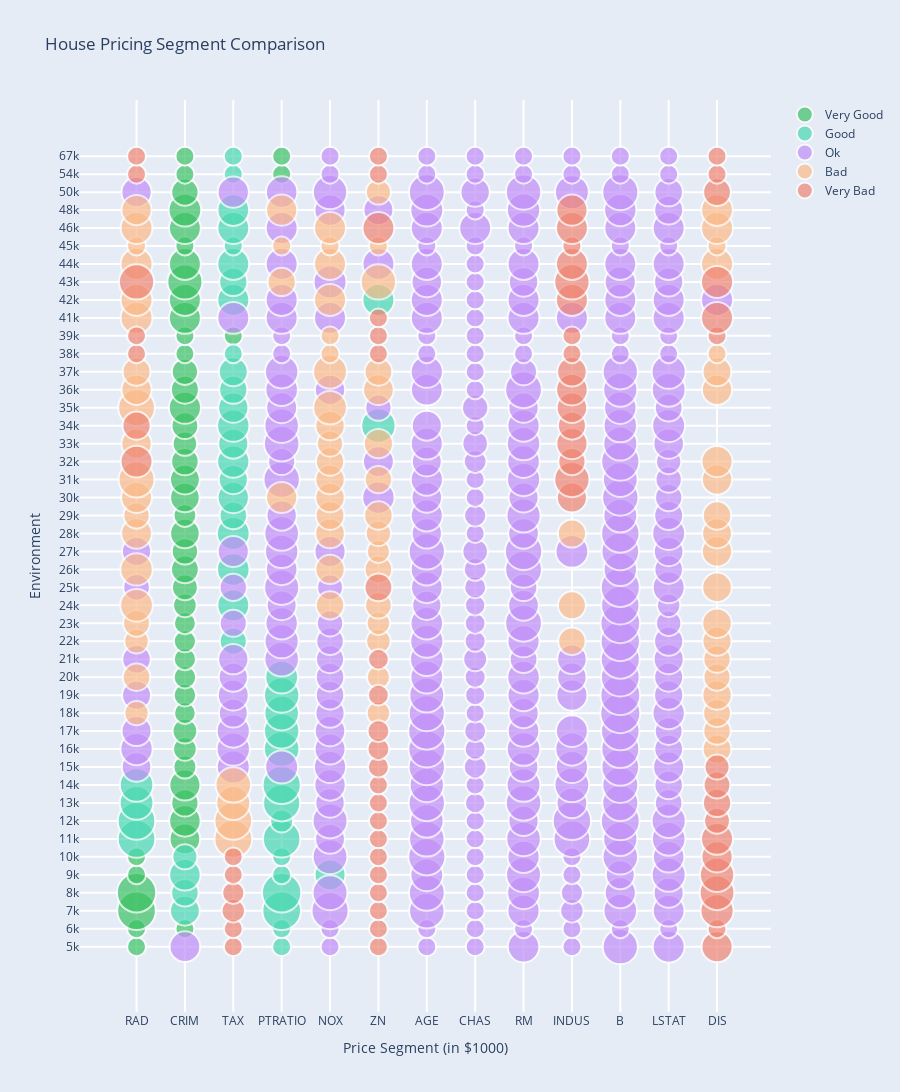

This figure's notebook cell:
### Code cell
import plotly.graph_objects as go
import plotly.express as px
import math

# Load data, define hover text and bubble size
data = df_grp
data = data.sort_values(by=['price_segment_int'])

hover_text = []
bubble_size = []

for index, row in data.iterrows():
    hover_text.append(('{}: Description<br>{}  <br>').format(
            row['variable'],
            row['value']
        )
    )
    bubble_size.append((row['value_percent'])*550 + 150)

data['text'] = hover_text
data['size'] = bubble_size
sizeref = 2.*max(data['size'])/(40**2)

# Dictionary with dataframes for each label
label_data = {label:data.query("label == '%s'" %label) for label in grp }
          
        
# Create figure
fig = go.Figure()

for label_name, label in label_data.items():
    fig.add_trace(go.Scatter(
            x=label['variable'], 
            y=label['price_segment'],
            name=label_name, text=label['text'],
            marker_size=label['size'],
            marker_color=label['color']
        ))

# # Tune marker appearance and layout
fig.update_traces(
    mode='markers', 
    marker=dict(
        sizemode='area',
        sizeref=sizeref, 
        line_width=2,
    )
)

fig.update_layout(
    title='House Pricing Segment Comparison',
    yaxis=dict(
        title='Environment',
        gridcolor='white',
        gridwidth=2,
    ),
    xaxis=dict(
        title='Price Segment (in $1000)',
        gridcolor='white',
        gridwidth=2,
    ),
    height=1800,
    paper_bgcolor='rgb(229, 236, 246)',
    plot_bgcolor='rgb(229, 236, 246)',
)
fig.show()

### Figure 1 — Plotly figure (JSON) as saved in the notebook; plotly's stock layout.template omitted (floating-point values rounded to 4 significant figures; data arrays with more than 128 entries replaced by an {"elided": "..."} marker saying what was removed)
{"data": [{"marker": {"color": ["#3bc264", "#3bc264", "#3bc264", "#3bc264", "#3bc264", "#3bc264", "#3bc264", "#3bc264", "#3bc264", "#3bc264", "#3bc264", "#3bc264", "#3bc264", "#3bc264", "#3bc264", "#3bc264", "#3bc264", "#3bc264", "#3bc264", "#3bc264", "#3bc264", "#3bc264", "#3bc264", "#3bc264", "#3bc264", "#3bc264", "#3bc264", "#3bc264", "#3bc264", "#3bc264", "#3bc264", "#3bc264", "#3bc264", "#3bc264", "#3bc264", "#3bc264", "#3bc264", "#3bc264", "#3bc264", "#3bc264", "#3bc264", "#3bc264", "#3bc264", "#3bc264", "#3bc264", "#3bc264", "#3bc264", "#3bc264", "#3bc264"], "line": {"width": 2}, "size": [150, 150, 150, 623, 645, 150, 150, 392, 414, 309.5, 403, 221.5, 232.5, 254.5, 194, 210.5, 210.5, 205, 205, 199.5, 232.5, 276.5, 320.5, 287.5, 364.5, 216, 364.5, 370, 315, 249, 298.5, 430.5, 326, 287.5, 150, 150, 150, 425, 425, 513, 425, 150, 425, 447, 309.5, 150, 150, 150, 150], "sizemode": "area", "sizeref": 0.8337}, "mode": "markers", "name": "Very Good", "text": ["RAD: Description<br>24.0  <br>", "CRIM: Description<br>9.91655  <br>", "RAD: Description<br>24.0  <br>", "RAD: Description<br>21.142857142857142  <br>", "RAD: Description<br>22.0  <br>", "RAD: Description<br>24.0  <br>", "RAD: Description<br>24.0  <br>", "CRIM: Description<br>9.069615555555554  <br>", "CRIM: Description<br>7.794621000000001  <br>", "CRIM: Description<br>6.89912541666667  <br>", "CRIM: Description<br>4.874926666666666  <br>", "CRIM: Description<br>6.90529625  <br>", "CRIM: Description<br>4.3636520625  <br>", "CRIM: Description<br>3.5909527272727275  <br>", "CRIM: Description<br>0.4587224  <br>", "CRIM: Description<br>1.722073243243243  <br>", "CRIM: Description<br>1.4852402777777778  <br>", "CRIM: Description<br>1.478128064516129  <br>", "CRIM: Description<br>0.5331877142857143  <br>", "CRIM: Description<br>1.2041970270270272  <br>", "CRIM: Description<br>0.21193269230769235  <br>", "CRIM: Description<br>1.3426572727272728  <br>", "CRIM: Description<br>0.13158250000000002  <br>", "CRIM: Description<br>3.6917077777777774  <br>", "CRIM: Description<br>0.07251400000000001  <br>", "CRIM: Description<br>0.564611  <br>", "CRIM: Description<br>0.31679142857142856  <br>", "CRIM: Description<br>0.34011125  <br>", "CRIM: Description<br>0.075715  <br>", "CRIM: Description<br>0.11574333333333334  <br>", "CRIM: Description<br>0.042752  <br>", "CRIM: Description<br>0.12060500000000002  <br>", "CRIM: Description<br>0.24888333333333332  <br>", "CRIM: Description<br>0.140102  <br>", "CRIM: Description<br>0.12082999999999999  <br>", "TAX: Description<br>193.0  <br>", "CRIM: Description<br>0.06588  <br>", "CRIM: Description<br>0.899435  <br>", "CRIM: Description<br>0.195355  <br>", "CRIM: Description<br>0.3854966666666666  <br>", "CRIM: Description<br>0.165355  <br>", "CRIM: Description<br>0.03578  <br>", "CRIM: Description<br>0.17974  <br>", "CRIM: Description<br>0.29556999999999994  <br>", "CRIM: Description<br>2.7034118750000005  <br>", "PTRATIO: Description<br>23.0  <br>", "CRIM: Description<br>0.44433  <br>", "PTRATIO: Description<br>23.0  <br>", "CRIM: Description<br>0.77763  <br>"], "type": "scatter", "x": ["RAD", "CRIM", "RAD", "RAD", "RAD", "RAD", "RAD", "CRIM", "CRIM", "CRIM", "CRIM", "CRIM", "CRIM", "CRIM", "CRIM", "CRIM", "CRIM", "CRIM", "CRIM", "CRIM", "CRIM", "CRIM", "CRIM", "CRIM", "CRIM", "CRIM", "CRIM", "CRIM", "CRIM", "CRIM", "CRIM", "CRIM", "CRIM", "CRIM", "CRIM", "TAX", "CRIM", "CRIM", "CRIM", "CRIM", "CRIM", "CRIM", "CRIM", "CRIM", "CRIM", "PTRATIO", "CRIM", "PTRATIO", "CRIM"], "y": ["5k", "6k", "6k", "7k", "8k", "9k", "10k", "11k", "12k", "13k", "14k", "15k", "16k", "17k", "18k", "19k", "20k", "21k", "22k", "23k", "24k", "25k", "26k", "27k", "28k", "29k", "30k", "31k", "32k", "33k", "34k", "35k", "36k", "37k", "38k", "39k", "39k", "41k", "42k", "43k", "44k", "45k", "46k", "48k", "50k", "54k", "54k", "67k", "67k"]}, {"marker": {"color": ["#49d8b2", "#49d8b2", "#49d8b2", "#49d8b2", "#49d8b2", "#49d8b2", "#49d8b2", "#49d8b2", "#49d8b2", "#49d8b2", "#49d8b2", "#49d8b2", "#49d8b2", "#49d8b2", "#49d8b2", "#49d8b2", "#49d8b2", "#49d8b2", "#49d8b2", "#49d8b2", "#49d8b2", "#49d8b2", "#49d8b2", "#49d8b2", "#49d8b2", "#49d8b2", "#49d8b2", "#49d8b2", "#49d8b2", "#49d8b2", "#49d8b2", "#49d8b2", "#49d8b2", "#49d8b2", "#49d8b2", "#49d8b2", "#49d8b2", "#49d8b2", "#49d8b2", "#49d8b2", "#49d8b2", "#49d8b2", "#49d8b2", "#49d8b2", "#49d8b2", "#49d8b2", "#49d8b2", "#49d8b2"], "line": {"width": 2}, "size": [150, 150, 623, 370, 645, 315, 150, 397.5, 414, 260, 150, 590, 584.5, 590, 221.5, 474.5, 573.5, 469, 606.5, 524, 518.5, 496.5, 518.5, 447, 304, 425, 441.5, 447, 315, 408.5, 353.5, 430.5, 375.5, 436, 491, 381, 331.5, 348, 150, 425, 425, 331.5, 425, 150, 425, 419.5, 150, 150], "sizemode": "area", "sizeref": 0.8337}, "mode": "markers", "name": "Good", "text": ["PTRATIO: Description<br>20.2  <br>", "PTRATIO: Description<br>20.2  <br>", "PTRATIO: Description<br>20.185714285714287  <br>", "CRIM: Description<br>18.356195714285715  <br>", "PTRATIO: Description<br>20.189999999999998  <br>", "CRIM: Description<br>22.435727999999997  <br>", "PTRATIO: Description<br>20.2  <br>", "NOX: Description<br>0.7063333333333333  <br>", "CRIM: Description<br>11.779196666666666  <br>", "CRIM: Description<br>27.21479  <br>", "PTRATIO: Description<br>20.199999999999996  <br>", "RAD: Description<br>19.333333333333332  <br>", "PTRATIO: Description<br>19.677777777777777  <br>", "RAD: Description<br>19.9  <br>", "PTRATIO: Description<br>20.56  <br>", "RAD: Description<br>15.791666666666666  <br>", "PTRATIO: Description<br>19.71666666666666  <br>", "RAD: Description<br>15.11111111111111  <br>", "PTRATIO: Description<br>20.06666666666666  <br>", "PTRATIO: Description<br>19.268749999999997  <br>", "PTRATIO: Description<br>19.059090909090905  <br>", "PTRATIO: Description<br>19.480000000000004  <br>", "PTRATIO: Description<br>19.04054054054055  <br>", "PTRATIO: Description<br>19.25833333333334  <br>", "TAX: Description<br>322.54285714285714  <br>", "TAX: Description<br>316.46153846153845  <br>", "TAX: Description<br>294.75  <br>", "TAX: Description<br>258.0  <br>", "TAX: Description<br>336.3  <br>", "TAX: Description<br>285.85714285714283  <br>", "TAX: Description<br>297.875  <br>", "TAX: Description<br>298.75  <br>", "TAX: Description<br>262.8888888888889  <br>", "TAX: Description<br>324.6  <br>", "ZN: Description<br>59.0  <br>", "TAX: Description<br>220.25  <br>", "TAX: Description<br>260.5  <br>", "TAX: Description<br>267.2  <br>", "TAX: Description<br>276.0  <br>", "ZN: Description<br>52.25  <br>", "TAX: Description<br>339.0  <br>", "TAX: Description<br>268.0  <br>", "TAX: Description<br>275.5  <br>", "TAX: Description<br>216.0  <br>", "TAX: Description<br>261.5  <br>", "TAX: Description<br>265.0  <br>", "TAX: Description<br>320.0  <br>", "TAX: Description<br>329.0  <br>"], "type": "scatter", "x": ["PTRATIO", "PTRATIO", "PTRATIO", "CRIM", "PTRATIO", "CRIM", "PTRATIO", "NOX", "CRIM", "CRIM", "PTRATIO", "RAD", "PTRATIO", "RAD", "PTRATIO", "RAD", "PTRATIO", "RAD", "PTRATIO", "PTRATIO", "PTRATIO", "PTRATIO", "PTRATIO", "PTRATIO", "TAX", "TAX", "TAX", "TAX", "TAX", "TAX", "TAX", "TAX", "TAX", "TAX", "ZN", "TAX", "TAX", "TAX", "TAX", "ZN", "TAX", "TAX", "TAX", "TAX", "TAX", "TAX", "TAX", "TAX"], "y": ["5k", "6k", "7k", "7k", "8k", "8k", "9k", "9k", "9k", "10k", "10k", "11k", "11k", "12k", "12k", "13k", "13k", "14k", "14k", "16k", "17k", "18k", "19k", "20k", "22k", "24k", "26k", "28k", "29k", "30k", "31k", "32k", "33k", "34k", "34k", "35k", "36k", "37k", "38k", "42k", "42k", "43k", "44k", "45k", "46k", "48k", "54k", "67k"]}, {"marker": {"color": {"elided": "323 str values"}, "line": {"width": 2}, "size": {"elided": "323 float values"}, "sizemode": "area", "sizeref": 0.8337}, "mode": "markers", "name": "Ok", "text": {"elided": "323 str values"}, "type": "scatter", "x": {"elided": "323 str values"}, "y": {"elided": "323 str values"}}, {"marker": {"color": ["#fbba88", "#fbba88", "#fbba88", "#fbba88", "#fbba88", "#fbba88", "#fbba88", "#fbba88", "#fbba88", "#fbba88", "#fbba88", "#fbba88", "#fbba88", "#fbba88", "#fbba88", "#fbba88", "#fbba88", "#fbba88", "#fbba88", "#fbba88", "#fbba88", "#fbba88", "#fbba88", "#fbba88", "#fbba88", "#fbba88", "#fbba88", "#fbba88", "#fbba88", "#fbba88", "#fbba88", "#fbba88", "#fbba88", "#fbba88", "#fbba88", "#fbba88", "#fbba88", "#fbba88", "#fbba88", "#fbba88", "#fbba88", "#fbba88", "#fbba88", "#fbba88", "#fbba88", "#fbba88", "#fbba88", "#fbba88", "#fbba88", "#fbba88", "#fbba88", "#fbba88", "#fbba88", "#fbba88", "#fbba88", "#fbba88", "#fbba88", "#fbba88", "#fbba88", "#fbba88", "#fbba88", "#fbba88", "#fbba88", "#fbba88", "#fbba88", "#fbba88", "#fbba88", "#fbba88", "#fbba88", "#fbba88", "#fbba88", "#fbba88", "#fbba88", "#fbba88", "#fbba88", "#fbba88", "#fbba88", "#fbba88", "#fbba88", "#fbba88", "#fbba88", "#fbba88", "#fbba88", "#fbba88", "#fbba88"], "line": {"width": 2}, "size": [595.5, 590, 480, 524, 342.5, 315, 320.5, 227, 243.5, 359, 304, 221.5, 315, 309.5, 249, 315, 249, 353.5, 227, 298.5, 364.5, 293, 326, 447, 331.5, 364.5, 436, 353.5, 315, 221.5, 381, 265.5, 331.5, 364.5, 392, 370, 342.5, 337, 337, 287.5, 397.5, 359, 403, 381, 540.5, 359, 309.5, 403, 331.5, 353.5, 282, 381, 359, 562.5, 469, 381, 381, 392, 474.5, 320.5, 348, 326, 150, 150, 150, 425, 425, 425, 331.5, 518.5, 425, 425, 425, 150, 150, 150, 150, 150, 425, 425, 425, 403, 381, 419.5, 260], "sizemode": "area", "sizeref": 0.8337}, "mode": "markers", "name": "Bad", "text": ["TAX: Description<br>593.1111111111111  <br>", "TAX: Description<br>595.5  <br>", "TAX: Description<br>550.6666666666666  <br>", "TAX: Description<br>529.3333333333334  <br>", "DIS: Description<br>3.4446375  <br>", "DIS: Description<br>3.393413636363637  <br>", "DIS: Description<br>4.5387640000000005  <br>", "ZN: Description<br>11.48  <br>", "RAD: Description<br>5.64  <br>", "DIS: Description<br>3.6422729729729726  <br>", "DIS: Description<br>4.389591666666666  <br>", "ZN: Description<br>10.375  <br>", "RAD: Description<br>7.916666666666667  <br>", "DIS: Description<br>3.8033580645161287  <br>", "RAD: Description<br>5.228571428571429  <br>", "INDUS: Description<br>8.653428571428575  <br>", "ZN: Description<br>12.414285714285715  <br>", "DIS: Description<br>4.500337142857144  <br>", "ZN: Description<br>11.716216216216216  <br>", "RAD: Description<br>7.243243243243243  <br>", "DIS: Description<br>4.284840540540541  <br>", "ZN: Description<br>22.346153846153847  <br>", "INDUS: Description<br>6.738076923076923  <br>", "RAD: Description<br>4.769230769230769  <br>", "NOX: Description<br>0.46799999999999997  <br>", "DIS: Description<br>4.512554545454546  <br>", "RAD: Description<br>4.625  <br>", "NOX: Description<br>0.46312499999999995  <br>", "ZN: Description<br>12.0  <br>", "ZN: Description<br>10.277777777777779  <br>", "DIS: Description<br>3.2488666666666663  <br>", "ZN: Description<br>17.1  <br>", "INDUS: Description<br>6.105  <br>", "NOX: Description<br>0.4649000000000001  <br>", "RAD: Description<br>4.2  <br>", "DIS: Description<br>4.336889999999999  <br>", "NOX: Description<br>0.47450000000000003  <br>", "DIS: Description<br>4.717319999999999  <br>", "ZN: Description<br>23.7  <br>", "RAD: Description<br>6.7  <br>", "RAD: Description<br>4.714285714285714  <br>", "NOX: Description<br>0.4971428571428572  <br>", "PTRATIO: Description<br>15.214285714285714  <br>", "DIS: Description<br>4.6873625  <br>", "RAD: Description<br>6.0  <br>", "NOX: Description<br>0.49524999999999997  <br>", "ZN: Description<br>29.375  <br>", "DIS: Description<br>4.9541375  <br>", "NOX: Description<br>0.453125  <br>", "ZN: Description<br>29.38888888888889  <br>", "NOX: Description<br>0.4632333333333334  <br>", "RAD: Description<br>4.111111111111111  <br>", "NOX: Description<br>0.4282  <br>", "RAD: Description<br>4.5  <br>", "NOX: Description<br>0.43820000000000003  <br>", "DIS: Description<br>3.8311000000000006  <br>", "RAD: Description<br>4.666666666666667  <br>", "ZN: Description<br>19.666666666666668  <br>", "NOX: Description<br>0.46560000000000007  <br>", "ZN: Description<br>25.0  <br>", "DIS: Description<br>4.06836  <br>", "RAD: Description<br>4.6  <br>", "NOX: Description<br>0.445  <br>", "DIS: Description<br>3.4952  <br>", "NOX: Description<br>0.488  <br>", "RAD: Description<br>6.5  <br>", "NOX: Description<br>0.423  <br>", "RAD: Description<br>4.5  <br>", "PTRATIO: Description<br>14.666666666666666  <br>", "ZN: Description<br>13.333333333333334  <br>", "DIS: Description<br>4.61525  <br>", "NOX: Description<br>0.44899999999999995  <br>", "RAD: Description<br>5.5  <br>", "ZN: Description<br>20.0  <br>", "NOX: Description<br>0.4429  <br>", "DIS: Description<br>4.6947  <br>", "PTRATIO: Description<br>14.9  <br>", "RAD: Description<br>5.0  <br>", "RAD: Description<br>6.5  <br>", "NOX: Description<br>0.47345000000000004  <br>", "DIS: Description<br>4.2935  <br>", "PTRATIO: Description<br>15.033333333333331  <br>", "RAD: Description<br>5.666666666666667  <br>", "DIS: Description<br>3.686133333333333  <br>", "ZN: Description<br>19.0625  <br>"], "type": "scatter", "x": ["TAX", "TAX", "TAX", "TAX", "DIS", "DIS", "DIS", "ZN", "RAD", "DIS", "DIS", "ZN", "RAD", "DIS", "RAD", "INDUS", "ZN", "DIS", "ZN", "RAD", "DIS", "ZN", "INDUS", "RAD", "NOX", "DIS", "RAD", "NOX", "ZN", "ZN", "DIS", "ZN", "INDUS", "NOX", "RAD", "DIS", "NOX", "DIS", "ZN", "RAD", "RAD", "NOX", "PTRATIO", "DIS", "RAD", "NOX", "ZN", "DIS", "NOX", "ZN", "NOX", "RAD", "NOX", "RAD", "NOX", "DIS", "RAD", "ZN", "NOX", "ZN", "DIS", "RAD", "NOX", "DIS", "NOX", "RAD", "NOX", "RAD", "PTRATIO", "ZN", "DIS", "NOX", "RAD", "ZN", "NOX", "DIS", "PTRATIO", "RAD", "RAD", "NOX", "DIS", "PTRATIO", "RAD", "DIS", "ZN"], "y": ["11k", "12k", "13k", "14k", "16k", "17k", "18k", "18k", "18k", "19k", "20k", "20k", "20k", "21k", "22k", "22k", "22k", "22k", "23k", "23k", "23k", "24k", "24k", "24k", "24k", "25k", "26k", "26k", "26k", "27k", "27k", "28k", "28k", "28k", "28k", "28k", "29k", "29k", "29k", "29k", "30k", "30k", "30k", "31k", "31k", "31k", "31k", "32k", "32k", "33k", "33k", "33k", "34k", "35k", "35k", "36k", "36k", "36k", "37k", "37k", "37k", "37k", "38k", "38k", "39k", "41k", "42k", "42k", "43k", "43k", "44k", "44k", "44k", "45k", "45k", "45k", "45k", "45k", "46k", "46k", "46k", "48k", "48k", "48k", "50k"]}, {"marker": {"color": ["#f08573", "#f08573", "#f08573", "#f08573", "#f08573", "#f08573", "#f08573", "#f08573", "#f08573", "#f08573", "#f08573", "#f08573", "#f08573", "#f08573", "#f08573", "#f08573", "#f08573", "#f08573", "#f08573", "#f08573", "#f08573", "#f08573", "#f08573", "#f08573", "#f08573", "#f08573", "#f08573", "#f08573", "#f08573", "#f08573", "#f08573", "#f08573", "#f08573", "#f08573", "#f08573", "#f08573", "#f08573", "#f08573", "#f08573", "#f08573", "#f08573", "#f08573", "#f08573", "#f08573", "#f08573", "#f08573", "#f08573", "#f08573", "#f08573", "#f08573", "#f08573", "#f08573", "#f08573", "#f08573", "#f08573", "#f08573", "#f08573", "#f08573", "#f08573", "#f08573", "#f08573", "#f08573", "#f08573", "#f08573", "#f08573", "#f08573", "#f08573", "#f08573"], "line": {"width": 2}, "size": [403, 150, 150, 150, 150, 150, 458.0, 150, 227, 502, 205, 150, 150, 491, 150, 403, 150, 150, 425, 150, 276.5, 150, 150, 331.5, 298.5, 150, 260, 183, 199.5, 199.5, 177.5, 177.5, 320.5, 375.5, 518.5, 425, 309.5, 403, 331.5, 326, 386.5, 414, 364.5, 150, 150, 150, 150, 150, 150, 150, 425, 150, 425, 430.5, 518.5, 518.5, 425, 150, 425, 425, 403, 320.5, 150, 150, 150, 150, 150, 150], "sizemode": "area", "sizeref": 0.8337}, "mode": "markers", "name": "Very Bad", "text": ["DIS: Description<br>1.5012666666666667  <br>", "TAX: Description<br>666.0  <br>", "ZN: Description<br>0.0  <br>", "TAX: Description<br>666.0  <br>", "DIS: Description<br>1.5004  <br>", "ZN: Description<br>0.0  <br>", "DIS: Description<br>1.6552  <br>", "ZN: Description<br>0.0  <br>", "TAX: Description<br>672.4285714285714  <br>", "DIS: Description<br>1.74467  <br>", "TAX: Description<br>670.5  <br>", "ZN: Description<br>0.0  <br>", "TAX: Description<br>666.0  <br>", "DIS: Description<br>1.9136  <br>", "ZN: Description<br>0.0  <br>", "DIS: Description<br>1.6648299999999998  <br>", "TAX: Description<br>666.0  <br>", "ZN: Description<br>0.0  <br>", "DIS: Description<br>1.8385222222222224  <br>", "ZN: Description<br>0.0  <br>", "DIS: Description<br>2.16585  <br>", "ZN: Description<br>0.0  <br>", "ZN: Description<br>0.0  <br>", "DIS: Description<br>2.2412708333333335  <br>", "DIS: Description<br>2.6464444444444446  <br>", "ZN: Description<br>0.0  <br>", "DIS: Description<br>2.3404062500000005  <br>", "ZN: Description<br>0.78125  <br>", "ZN: Description<br>2.34375  <br>", "ZN: Description<br>3.159090909090909  <br>", "ZN: Description<br>4.351351351351352  <br>", "ZN: Description<br>3.629032258064516  <br>", "ZN: Description<br>8.545454545454545  <br>", "INDUS: Description<br>3.438571428571428  <br>", "INDUS: Description<br>4.6  <br>", "RAD: Description<br>3.0  <br>", "INDUS: Description<br>4.6475  <br>", "INDUS: Description<br>3.67  <br>", "RAD: Description<br>3.0  <br>", "INDUS: Description<br>3.29  <br>", "INDUS: Description<br>3.71  <br>", "INDUS: Description<br>3.033333333333333  <br>", "INDUS: Description<br>3.9019999999999997  <br>", "ZN: Description<br>0.0  <br>", "RAD: Description<br>2.0  <br>", "INDUS: Description<br>2.89  <br>", "DIS: Description<br>2.741  <br>", "INDUS: Description<br>2.46  <br>", "ZN: Description<br>0.0  <br>", "RAD: Description<br>3.0  <br>", "DIS: Description<br>2.85785  <br>", "ZN: Description<br>0.0  <br>", "INDUS: Description<br>3.9450000000000003  <br>", "DIS: Description<br>2.8356666666666666  <br>", "INDUS: Description<br>3.61  <br>", "RAD: Description<br>4.0  <br>", "INDUS: Description<br>4.975  <br>", "INDUS: Description<br>3.33  <br>", "INDUS: Description<br>4.765000000000001  <br>", "ZN: Description<br>10.0  <br>", "INDUS: Description<br>4.283333333333334  <br>", "DIS: Description<br>2.5860874999999997  <br>", "RAD: Description<br>3.0  <br>", "ZN: Description<br>0.0  <br>", "DIS: Description<br>2.987  <br>", "DIS: Description<br>2.543  <br>", "RAD: Description<br>3.0  <br>", "ZN: Description<br>0.0  <br>"], "type": "scatter", "x": ["DIS", "TAX", "ZN", "TAX", "DIS", "ZN", "DIS", "ZN", "TAX", "DIS", "TAX", "ZN", "TAX", "DIS", "ZN", "DIS", "TAX", "ZN", "DIS", "ZN", "DIS", "ZN", "ZN", "DIS", "DIS", "ZN", "DIS", "ZN", "ZN", "ZN", "ZN", "ZN", "ZN", "INDUS", "INDUS", "RAD", "INDUS", "INDUS", "RAD", "INDUS", "INDUS", "INDUS", "INDUS", "ZN", "RAD", "INDUS", "DIS", "INDUS", "ZN", "RAD", "DIS", "ZN", "INDUS", "DIS", "INDUS", "RAD", "INDUS", "INDUS", "INDUS", "ZN", "INDUS", "DIS", "RAD", "ZN", "DIS", "DIS", "RAD", "ZN"], "y": ["5k", "5k", "5k", "6k", "6k", "6k", "7k", "7k", "7k", "8k", "8k", "8k", "9k", "9k", "9k", "10k", "10k", "10k", "11k", "11k", "12k", "12k", "13k", "13k", "14k", "14k", "15k", "15k", "16k", "17k", "19k", "21k", "25k", "30k", "31k", "32k", "32k", "33k", "34k", "34k", "35k", "36k", "37k", "38k", "38k", "38k", "39k", "39k", "39k", "39k", "41k", "41k", "42k", "43k", "43k", "43k", "44k", "45k", "46k", "46k", "48k", "50k", "54k", "54k", "54k", "67k", "67k", "67k"]}], "layout": {"height": 1800, "paper_bgcolor": "rgb(229, 236, 246)", "plot_bgcolor": "rgb(229, 236, 246)", "title": {"text": "House Pricing Segment Comparison"}, "xaxis": {"gridcolor": "white", "gridwidth": 2, "title": {"text": "Price Segment (in $1000)"}}, "yaxis": {"gridcolor": "white", "gridwidth": 2, "title": {"text": "Environment"}}}}
